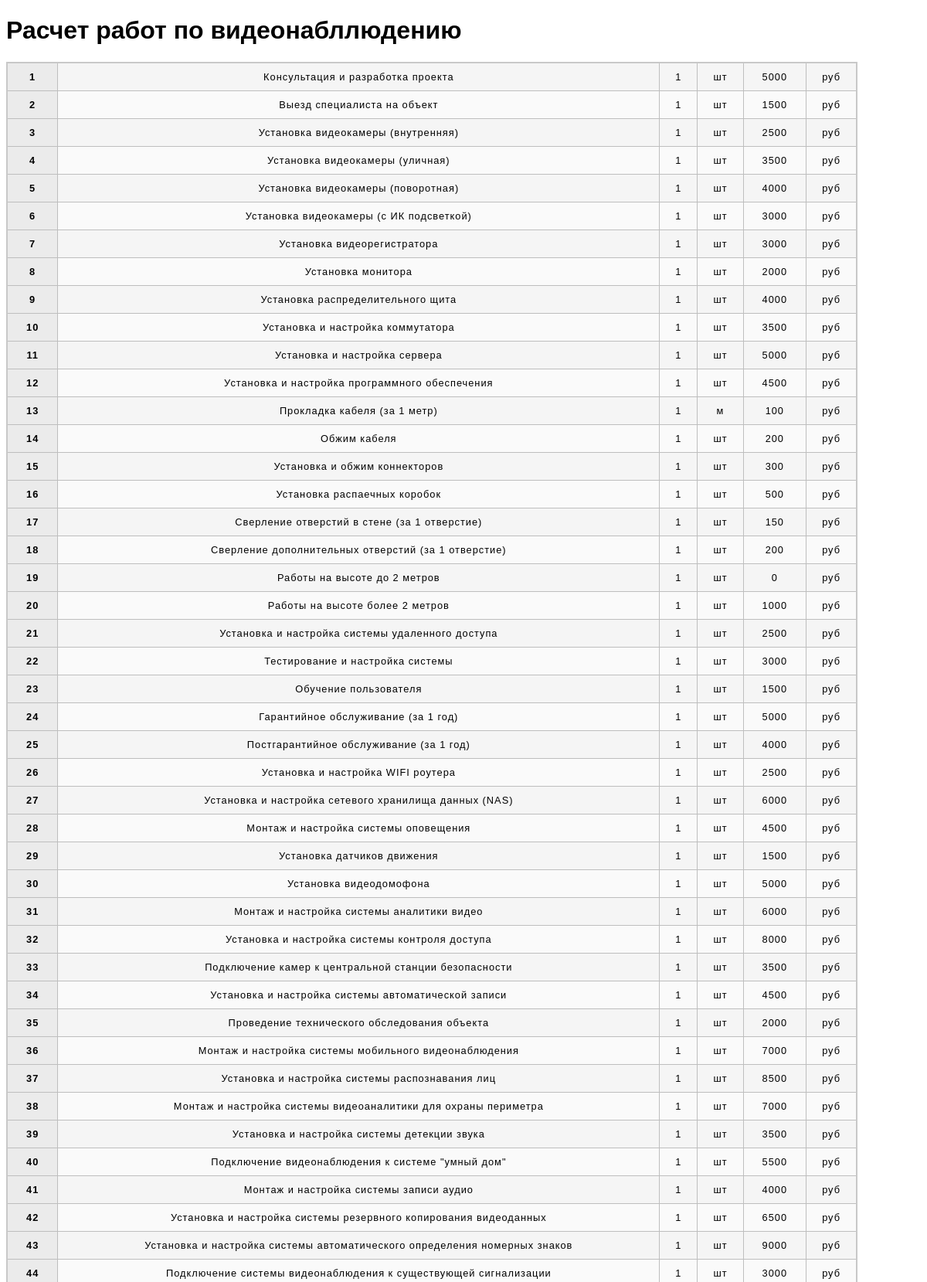
The page / (upper part) on the database its author committed.
### calc/models.py (models this page shows)
class Data_inner(models.Model):
    id = models.AutoField(verbose_name='id', auto_created=True, primary_key=True)
    index_sheet = models.IntegerField(verbose_name='Индекс')
    name_of_works = models.CharField(max_length=200, verbose_name='Название работ')
    quantity = models.IntegerField(verbose_name='Количество', default=1)
    uom = models.CharField(max_length=10, verbose_name='Ед. измерения', default='шт')
    cost = models.IntegerField(verbose_name='Цена')
    curency = models.CharField(max_length=5, verbose_name='Валюта', default='руб')

### calc/views.py (the view)
# urls.py: path('', views.index, name='calc')
def index(request):
    list_price = {
        'all_works' : get_price()
    }
    return render(request, 'calc/index.html', list_price)

### calc/static/script/get_data_db.py (called while the page is built)
def get_price():
    try:
        connect_to_db = sqlite3.connect(DATABASES['default']['NAME'])
        cursor = connect_to_db.cursor()
        cursor.execute('select index_sheet, name_of_works, quantity, uom, cost, curency from calc_data_inner')
        answer = cursor.fetchall()
        cursor.close()
        return answer
    except sqlite3.DatabaseError as error:
        print("Ошибка при подключении к sqlite data", error)
    except sqlite3.Error as error:
        print("Ошибка при подключении к sqlite", error)
    finally:
        if (connect_to_db):
            connect_to_db.close()

### calc/templates/calc/index.html (shortened to what this page needs)
<!DOCTYPE html>
{% load static %}
<html>
<head>
</head>
<body>
    <header>
        <h1>Расчет работ по видеонабллюдению</h1>
        <link href="{% static 'css/minimal-table.css' %}" rel="stylesheet" type="text/css">
    </header>
    <table>
      {% block list_price %}
        <tbody>
        {% for name_work in all_works %}
            <tr>
                <th> {{ name_work.0 }} </th>
                <td> {{ name_work.1 }} </td>
                <td> {{ name_work.2 }}  </td>
                <td> {{ name_work.3 }}  </td>
                <td> {{ name_work.4 }}  </td>
                <td> {{ name_work.5 }} </td>
            </tr>
        {% endfor %}
        </tbody>
    {% endblock %}
    </table>
</body>
</html>

### calc/static/css/minimal-table.css (style rules this page uses)
html { font-family: sans-serif; }
table { border-collapse: collapse; border: 2px solid rgb(200,200,200); letter-spacing: 1px; font-size: 0.8rem; }
td, th { border: 1px solid rgb(190,190,190); padding: 10px 20px; }
th { background-color: rgb(235,235,235); }
td { text-align: center; }
tr:nth-child(even) td { background-color: rgb(250,250,250); }
tr:nth-child(odd) td { background-color: rgb(245,245,245); }

### rows shown on the page
Data_inner: name_work "1", name_of_works "Консультация и разработка проекта", uom "шт", cost "5000", curency "руб"
Data_inner: name_work "2", name_of_works "Выезд специалиста на объект", quantity "1", uom "шт", cost "1500", curency "руб"
Data_inner: name_work "3", name_of_works "Установка видеокамеры (внутренняя)", quantity "1", uom "шт", cost "2500", curency "руб"
Data_inner: name_work "4", name_of_works "Установка видеокамеры (уличная)", quantity "1", uom "шт", cost "3500", curency "руб"
Data_inner: name_work "5", name_of_works "Установка видеокамеры (поворотная)", quantity "1", uom "шт", cost "4000", curency "руб"
Data_inner: name_work "6", name_of_works "Установка видеокамеры (с ИК подсветкой)", quantity "1", uom "шт", cost "3000", curency "руб"
Data_inner: name_work "7", name_of_works "Установка видеорегистратора", quantity "1", uom "шт", cost "3000", curency "руб"
Data_inner: name_work "8", name_of_works "Установка монитора", quantity "1", uom "шт", cost "2000", curency "руб"
Data_inner: name_work "9", name_of_works "Установка распределительного щита", quantity "1", uom "шт", cost "4000", curency "руб"
Data_inner: name_work "10", name_of_works "Установка и настройка коммутатора", quantity "1", uom "шт", cost "3500", curency "руб"
Data_inner: name_work "11", name_of_works "Установка и настройка сервера", quantity "1", uom "шт", cost "5000", curency "руб"
Data_inner: name_work "12", name_of_works "Установка и настройка программного обеспечения", quantity "1", uom "шт", cost "4500", curency "руб"
Data_inner: name_work "13", name_of_works "Прокладка кабеля (за 1 метр)", quantity "1", uom "м", cost "100", curency "руб"
Data_inner: name_work "14", name_of_works "Обжим кабеля", quantity "1", uom "шт", cost "200", curency "руб"
Data_inner: name_work "15", name_of_works "Установка и обжим коннекторов", quantity "1", uom "шт", cost "300", curency "руб"
Data_inner: name_work "16", name_of_works "Установка распаечных коробок", quantity "1", uom "шт", cost "500", curency "руб"
Data_inner: name_work "17", name_of_works "Сверление отверстий в стене (за 1 отверстие)", quantity "1", uom "шт", cost "150", curency "руб"
Data_inner: name_work "18", name_of_works "Сверление дополнительных отверстий (за 1 отверстие)", quantity "1", uom "шт", cost "200", curency "руб"
Data_inner: name_work "19", name_of_works "Работы на высоте до 2 метров", quantity "1", uom "шт", cost "0", curency "руб"
Data_inner: name_work "20", name_of_works "Работы на высоте более 2 метров", quantity "1", uom "шт", cost "1000", curency "руб"
Data_inner: name_work "21", name_of_works "Установка и настройка системы удаленного доступа", quantity "1", uom "шт", cost "2500", curency "руб"
Data_inner: name_work "22", name_of_works "Тестирование и настройка системы", quantity "1", uom "шт", cost "3000", curency "руб"
Data_inner: name_work "23", name_of_works "Обучение пользователя", quantity "1", uom "шт", cost "1500", curency "руб"
Data_inner: name_work "24", name_of_works "Гарантийное обслуживание (за 1 год)", quantity "1", uom "шт", cost "5000", curency "руб"
Data_inner: name_work "25", name_of_works "Постгарантийное обслуживание (за 1 год)", quantity "1", uom "шт", cost "4000", curency "руб"
Data_inner: name_work "26", name_of_works "Установка и настройка WIFI роутера", quantity "1", uom "шт", cost "2500", curency "руб"
Data_inner: name_work "27", name_of_works "Установка и настройка сетевого хранилища данных (NAS)", quantity "1", uom "шт", cost "6000", curency "руб"
Data_inner: name_work "28", name_of_works "Монтаж и настройка системы оповещения", quantity "1", uom "шт", cost "4500", curency "руб"
Data_inner: name_work "29", name_of_works "Установка датчиков движения", quantity "1", uom "шт", cost "1500", curency "руб"
Data_inner: name_work "30", name_of_works "Установка видеодомофона", quantity "1", uom "шт", cost "5000", curency "руб"
Data_inner: name_work "31", name_of_works "Монтаж и настройка системы аналитики видео", quantity "1", uom "шт", cost "6000", curency "руб"
Data_inner: name_work "32", name_of_works "Установка и настройка системы контроля доступа", quantity "1", uom "шт", cost "8000", curency "руб"
Data_inner: name_work "33", name_of_works "Подключение камер к центральной станции безопасности", quantity "1", uom "шт", cost "3500", curency "руб"
Data_inner: name_work "34", name_of_works "Установка и настройка системы автоматической записи", quantity "1", uom "шт", cost "4500", curency "руб"
Data_inner: name_work "35", name_of_works "Проведение технического обследования объекта", quantity "1", uom "шт", cost "2000", curency "руб"
Data_inner: name_work "36", name_of_works "Монтаж и настройка системы мобильного видеонаблюдения", quantity "1", uom "шт", cost "7000", curency "руб"
Data_inner: name_work "37", name_of_works "Установка и настройка системы распознавания лиц", quantity "1", uom "шт", cost "8500", curency "руб"
Data_inner: name_work "38", name_of_works "Монтаж и настройка системы видеоаналитики для охраны периметра", quantity "1", uom "шт", cost "7000", curency "руб"
Data_inner: name_work "39", name_of_works "Установка и настройка системы детекции звука", quantity "1", uom "шт", cost "3500", curency "руб"
Data_inner: name_work "40", name_of_works "Подключение видеонаблюдения к системе \"умный дом\"", quantity "1", uom "шт", cost "5500", curency "руб"
Data_inner: name_work "41", name_of_works "Монтаж и настройка системы записи аудио", quantity "1", uom "шт", cost "4000", curency "руб"
Data_inner: name_work "42", name_of_works "Установка и настройка системы резервного копирования видеоданных", quantity "1", uom "шт", cost "6500", curency "руб"
Data_inner: name_work "43", name_of_works "Установка и настройка системы автоматического определения номерных знаков", quantity "1", uom "шт", cost "9000", curency "руб"
Data_inner: name_work "44", name_of_works "Подключение системы видеонаблюдения к существующей сигнализации", quantity "1", uom "шт", cost "3000", curency "руб"
